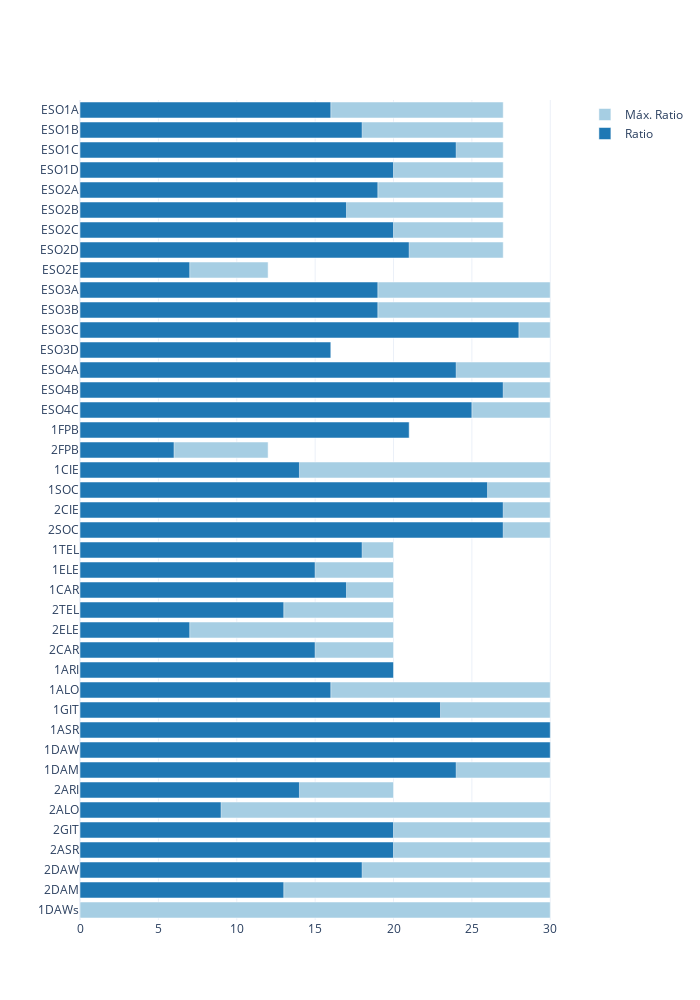

Source (notebook cell):
### Markdown cell above
## Nivel de ocupación por grupos

### Code cell
myplotly.hbar((dfc['max_ratio'], dfc['ratio']), dfc.index, trace_names=('Máx. Ratio', 'Ratio'))

### Figure 1 — Plotly figure (JSON) as saved in the notebook; plotly's stock layout.template omitted (floating-point values rounded to 4 significant figures)
{"data": [{"marker": {"color": "rgb(166,206,227)"}, "name": "Máx. Ratio", "orientation": "h", "type": "bar", "x": [27, 27, 27, 27, 27, 27, 27, 27, 12, 30, 30, 30, 15, 30, 30, 30, 12, 12, 30, 30, 30, 30, 20, 20, 20, 20, 20, 20, 20, 30, 30, 30, 30, 30, 20, 30, 30, 30, 30, 30, 30], "y": ["ESO1A", "ESO1B", "ESO1C", "ESO1D", "ESO2A", "ESO2B", "ESO2C", "ESO2D", "ESO2E", "ESO3A", "ESO3B", "ESO3C", "ESO3D", "ESO4A", "ESO4B", "ESO4C", "1FPB", "2FPB", "1CIE", "1SOC", "2CIE", "2SOC", "1TEL", "1ELE", "1CAR", "2TEL", "2ELE", "2CAR", "1ARI", "1ALO", "1GIT", "1ASR", "1DAW", "1DAM", "2ARI", "2ALO", "2GIT", "2ASR", "2DAW", "2DAM", "1DAWs"]}, {"marker": {"color": "rgb(31,120,180)"}, "name": "Ratio", "orientation": "h", "type": "bar", "x": [16, 18, 24, 20, 19, 17, 20, 21, 7, 19, 19, 28, 16, 24, 27, 25, 21, 6, 14, 26, 27, 27, 18, 15, 17, 13, 7, 15, 20, 16, 23, 30, 30, 24, 14, 9, 20, 20, 18, 13, null], "y": ["ESO1A", "ESO1B", "ESO1C", "ESO1D", "ESO2A", "ESO2B", "ESO2C", "ESO2D", "ESO2E", "ESO3A", "ESO3B", "ESO3C", "ESO3D", "ESO4A", "ESO4B", "ESO4C", "1FPB", "2FPB", "1CIE", "1SOC", "2CIE", "2SOC", "1TEL", "1ELE", "1CAR", "2TEL", "2ELE", "2CAR", "1ARI", "1ALO", "1GIT", "1ASR", "1DAW", "1DAM", "2ARI", "2ALO", "2GIT", "2ASR", "2DAW", "2DAM", "1DAWs"]}], "layout": {"barmode": "overlay", "height": 1000, "title": {"text": ""}, "width": 700, "xaxis": {"autorange": true, "range": [0, 31.58], "type": "linear"}, "yaxis": {"autorange": true, "range": [40.5, -0.5], "type": "category"}}}
